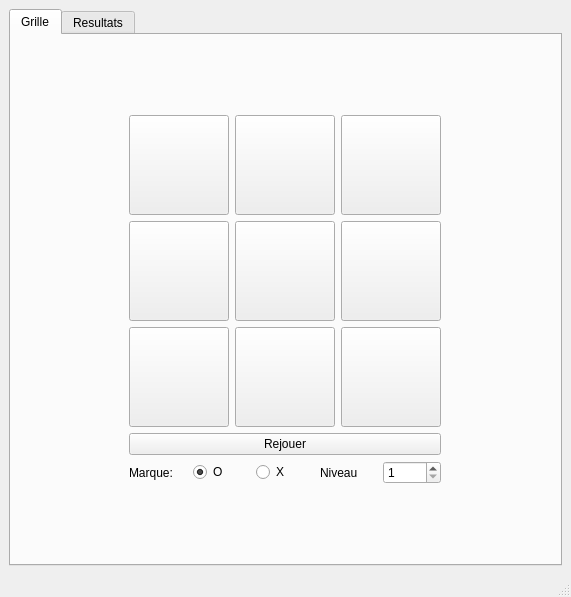
<?xml version="1.0" encoding="UTF-8"?>
<ui version="4.0">
 <class>MainWindow</class>
 <widget class="QMainWindow" name="MainWindow">
  <property name="geometry">
   <rect>
    <x>0</x>
    <y>0</y>
    <width>571</width>
    <height>597</height>
   </rect>
  </property>
  <property name="windowTitle">
   <string>MainWindow</string>
  </property>
  <widget class="QWidget" name="centralwidget">
   <layout class="QGridLayout" name="gridLayout_2">
    <item row="0" column="0">
     <widget class="QTabWidget" name="tabWidget">
      <property name="currentIndex">
       <number>0</number>
      </property>
      <widget class="QWidget" name="tab">
       <attribute name="title">
        <string>Grille</string>
       </attribute>
       <layout class="QGridLayout" name="gridLayout_4">
        <item row="0" column="0">
         <layout class="QGridLayout" name="gridLayout_3">
          <item row="3" column="0">
           <layout class="QHBoxLayout" name="horizontalLayout">
            <item>
             <widget class="QLabel" name="label">
              <property name="text">
               <string>Marque: </string>
              </property>
             </widget>
            </item>
            <item>
             <widget class="QRadioButton" name="radioButton_o">
              <property name="text">
               <string>O</string>
              </property>
              <property name="checked">
               <bool>true</bool>
              </property>
             </widget>
            </item>
            <item>
             <widget class="QRadioButton" name="radioButton_x">
              <property name="text">
               <string>X</string>
              </property>
             </widget>
            </item>
            <item>
             <widget class="QLabel" name="label_2">
              <property name="text">
               <string>Niveau</string>
              </property>
             </widget>
            </item>
            <item>
             <widget class="QSpinBox" name="spinBox_niveau">
              <property name="minimum">
               <number>1</number>
              </property>
             </widget>
            </item>
           </layout>
          </item>
          <item row="0" column="0">
           <layout class="QGridLayout" name="gridLayout">
            <item row="1" column="1">
             <widget class="QPushButton" name="pushButton_11">
              <property name="sizePolicy">
               <sizepolicy hsizetype="Fixed" vsizetype="Fixed">
                <horstretch>0</horstretch>
                <verstretch>0</verstretch>
               </sizepolicy>
              </property>
              <property name="minimumSize">
               <size>
                <width>100</width>
                <height>100</height>
               </size>
              </property>
              <property name="font">
               <font>
                <pointsize>22</pointsize>
                <weight>75</weight>
                <bold>true</bold>
               </font>
              </property>
              <property name="text">
               <string/>
              </property>
             </widget>
            </item>
            <item row="0" column="0">
             <widget class="QPushButton" name="pushButton_00">
              <property name="sizePolicy">
               <sizepolicy hsizetype="Fixed" vsizetype="Fixed">
                <horstretch>0</horstretch>
                <verstretch>0</verstretch>
               </sizepolicy>
              </property>
              <property name="minimumSize">
               <size>
                <width>100</width>
                <height>100</height>
               </size>
              </property>
              <property name="font">
               <font>
                <pointsize>22</pointsize>
                <weight>75</weight>
                <bold>true</bold>
               </font>
              </property>
              <property name="text">
               <string/>
              </property>
             </widget>
            </item>
            <item row="2" column="1">
             <widget class="QPushButton" name="pushButton_21">
              <property name="sizePolicy">
               <sizepolicy hsizetype="Fixed" vsizetype="Fixed">
                <horstretch>0</horstretch>
                <verstretch>0</verstretch>
               </sizepolicy>
              </property>
              <property name="minimumSize">
               <size>
                <width>100</width>
                <height>100</height>
               </size>
              </property>
              <property name="font">
               <font>
                <pointsize>22</pointsize>
                <weight>75</weight>
                <bold>true</bold>
               </font>
              </property>
              <property name="text">
               <string/>
              </property>
             </widget>
            </item>
            <item row="2" column="0">
             <widget class="QPushButton" name="pushButton_20">
              <property name="sizePolicy">
               <sizepolicy hsizetype="Fixed" vsizetype="Fixed">
                <horstretch>0</horstretch>
                <verstretch>0</verstretch>
               </sizepolicy>
              </property>
              <property name="minimumSize">
               <size>
                <width>100</width>
                <height>100</height>
               </size>
              </property>
              <property name="font">
               <font>
                <pointsize>22</pointsize>
                <weight>75</weight>
                <bold>true</bold>
               </font>
              </property>
              <property name="text">
               <string/>
              </property>
             </widget>
            </item>
            <item row="0" column="2">
             <widget class="QPushButton" name="pushButton_02">
              <property name="sizePolicy">
               <sizepolicy hsizetype="Fixed" vsizetype="Fixed">
                <horstretch>0</horstretch>
                <verstretch>0</verstretch>
               </sizepolicy>
              </property>
              <property name="minimumSize">
               <size>
                <width>100</width>
                <height>100</height>
               </size>
              </property>
              <property name="font">
               <font>
                <pointsize>22</pointsize>
                <weight>75</weight>
                <bold>true</bold>
               </font>
              </property>
              <property name="text">
               <string/>
              </property>
             </widget>
            </item>
            <item row="1" column="2">
             <widget class="QPushButton" name="pushButton_12">
              <property name="sizePolicy">
               <sizepolicy hsizetype="Fixed" vsizetype="Fixed">
                <horstretch>0</horstretch>
                <verstretch>0</verstretch>
               </sizepolicy>
              </property>
              <property name="minimumSize">
               <size>
                <width>100</width>
                <height>100</height>
               </size>
              </property>
              <property name="font">
               <font>
                <pointsize>22</pointsize>
                <weight>75</weight>
                <bold>true</bold>
               </font>
              </property>
              <property name="text">
               <string/>
              </property>
             </widget>
            </item>
            <item row="0" column="1">
             <widget class="QPushButton" name="pushButton_01">
              <property name="sizePolicy">
               <sizepolicy hsizetype="Fixed" vsizetype="Fixed">
                <horstretch>0</horstretch>
                <verstretch>0</verstretch>
               </sizepolicy>
              </property>
              <property name="minimumSize">
               <size>
                <width>100</width>
                <height>100</height>
               </size>
              </property>
              <property name="font">
               <font>
                <pointsize>22</pointsize>
                <weight>75</weight>
                <bold>true</bold>
               </font>
              </property>
              <property name="text">
               <string/>
              </property>
             </widget>
            </item>
            <item row="1" column="0">
             <widget class="QPushButton" name="pushButton_10">
              <property name="sizePolicy">
               <sizepolicy hsizetype="Fixed" vsizetype="Fixed">
                <horstretch>0</horstretch>
                <verstretch>0</verstretch>
               </sizepolicy>
              </property>
              <property name="minimumSize">
               <size>
                <width>100</width>
                <height>100</height>
               </size>
              </property>
              <property name="font">
               <font>
                <pointsize>22</pointsize>
                <weight>75</weight>
                <bold>true</bold>
               </font>
              </property>
              <property name="text">
               <string/>
              </property>
             </widget>
            </item>
            <item row="2" column="2">
             <widget class="QPushButton" name="pushButton_22">
              <property name="sizePolicy">
               <sizepolicy hsizetype="Fixed" vsizetype="Fixed">
                <horstretch>0</horstretch>
                <verstretch>0</verstretch>
               </sizepolicy>
              </property>
              <property name="minimumSize">
               <size>
                <width>100</width>
                <height>100</height>
               </size>
              </property>
              <property name="font">
               <font>
                <pointsize>22</pointsize>
                <weight>75</weight>
                <bold>true</bold>
               </font>
              </property>
              <property name="text">
               <string/>
              </property>
             </widget>
            </item>
           </layout>
          </item>
          <item row="2" column="0">
           <widget class="QPushButton" name="pushButton_rejouer">
            <property name="text">
             <string>Rejouer</string>
            </property>
           </widget>
          </item>
         </layout>
        </item>
       </layout>
      </widget>
      <widget class="QWidget" name="tab_2">
       <attribute name="title">
        <string>Resultats</string>
       </attribute>
       <layout class="QGridLayout" name="gridLayout_6">
        <item row="0" column="0">
         <layout class="QVBoxLayout" name="verticalLayout">
          <item>
           <widget class="PlotWidget" name="plot_widget" native="true"/>
          </item>
          <item>
           <layout class="QGridLayout" name="gridLayout_5">
            <item row="0" column="0">
             <widget class="QLabel" name="label_3">
              <property name="text">
               <string>Joueur: </string>
              </property>
             </widget>
            </item>
            <item row="1" column="0">
             <widget class="QLabel" name="label_4">
              <property name="text">
               <string>Python: </string>
              </property>
             </widget>
            </item>
            <item row="0" column="1">
             <widget class="QLabel" name="label_score_joueur">
              <property name="text">
               <string/>
              </property>
             </widget>
            </item>
            <item row="1" column="1">
             <widget class="QLabel" name="label_score_programme">
              <property name="text">
               <string/>
              </property>
             </widget>
            </item>
           </layout>
          </item>
         </layout>
        </item>
       </layout>
      </widget>
     </widget>
    </item>
   </layout>
  </widget>
  <widget class="QMenuBar" name="menubar">
   <property name="geometry">
    <rect>
     <x>0</x>
     <y>0</y>
     <width>571</width>
     <height>26</height>
    </rect>
   </property>
  </widget>
  <widget class="QStatusBar" name="statusbar"/>
 </widget>
 <customwidgets>
  <customwidget>
   <class>PlotWidget</class>
   <extends>QWidget</extends>
   <header>pyqtgraph</header>
   <container>1</container>
  </customwidget>
 </customwidgets>
 <resources/>
 <connections/>
</ui>
